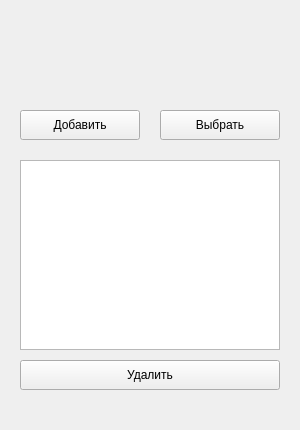
<?xml version="1.0" encoding="UTF-8"?>
<ui version="4.0">
 <class>Form</class>
 <widget class="QWidget" name="Form">
  <property name="geometry">
   <rect>
    <x>0</x>
    <y>0</y>
    <width>300</width>
    <height>430</height>
   </rect>
  </property>
  <property name="windowTitle">
   <string>Form</string>
  </property>
  <widget class="QListWidget" name="picture_list">
   <property name="geometry">
    <rect>
     <x>20</x>
     <y>160</y>
     <width>260</width>
     <height>190</height>
    </rect>
   </property>
  </widget>
  <widget class="QPushButton" name="add_button">
   <property name="geometry">
    <rect>
     <x>20</x>
     <y>110</y>
     <width>120</width>
     <height>30</height>
    </rect>
   </property>
   <property name="text">
    <string>Добавить</string>
   </property>
  </widget>
  <widget class="QPushButton" name="choose_image">
   <property name="geometry">
    <rect>
     <x>160</x>
     <y>110</y>
     <width>120</width>
     <height>30</height>
    </rect>
   </property>
   <property name="text">
    <string>Выбрать</string>
   </property>
  </widget>
  <widget class="QPushButton" name="del_button">
   <property name="geometry">
    <rect>
     <x>20</x>
     <y>360</y>
     <width>260</width>
     <height>30</height>
    </rect>
   </property>
   <property name="text">
    <string>Удалить</string>
   </property>
  </widget>
  <widget class="QLabel" name="preview">
   <property name="geometry">
    <rect>
     <x>50</x>
     <y>10</y>
     <width>200</width>
     <height>90</height>
    </rect>
   </property>
   <property name="text">
    <string/>
   </property>
  </widget>
  <widget class="QLabel" name="current_image_label">
   <property name="geometry">
    <rect>
     <x>20</x>
     <y>400</y>
     <width>261</width>
     <height>21</height>
    </rect>
   </property>
   <property name="text">
    <string/>
   </property>
  </widget>
 </widget>
 <resources/>
 <connections/>
</ui>
